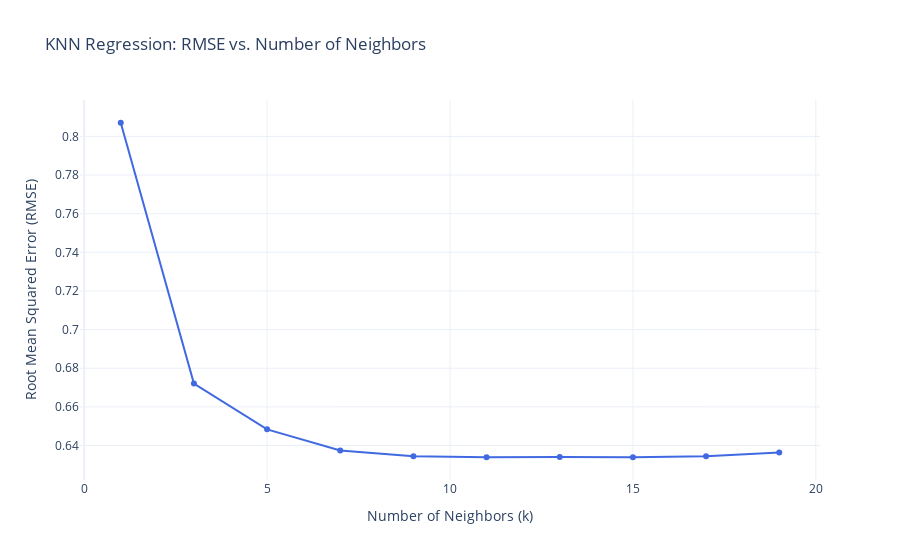

The cell this chart's notebook holds for it:
### Code cell
# And now with plotly!

import plotly.express as px

# Get all parameter combinations and scores from grid search
results = pd.DataFrame(grid_search.cv_results_)

# Group by 'param_n_neighbors' and take the best (max) mean_test_score for each k
# Since scores are negative MSE, higher (closer to 0) is better
k_values = param_grid['knn_reg__n_neighbors']
best_scores_per_k = []

for k in k_values:
    # Filter results for current k
    scores_k = results[results['param_knn_reg__n_neighbors'] == k]['mean_test_score']
    # Take the best score (max, since less negative is better)
    best_scores_per_k.append(scores_k.max())

# Convert negative MSE to RMSE (since MSE is negative, take -score then sqrt)
rmse_per_k = [np.sqrt(-score) for score in best_scores_per_k]

# Create a DataFrame for Plotly Express
data = pd.DataFrame({
    "Number of Neighbors (k)": k_values
    , "Root Mean Squared Error (RMSE)": rmse_per_k
})

# Create the line plot
fig = px.line(
    data
    , x="Number of Neighbors (k)"
    , y="Root Mean Squared Error (RMSE)"
    , markers=True
    , title="KNN Regression: RMSE vs. Number of Neighbors"
)

# Customize layout (optional)
fig.update_traces(line=dict(color="royalblue"))
fig.update_layout(
    xaxis_title="Number of Neighbors (k)"
    , yaxis_title="Root Mean Squared Error (RMSE)"
    , template="plotly_white"
)

# Show the plot
fig.show()

### Figure 1 — Plotly figure (JSON) as saved in the notebook; plotly's stock layout.template omitted (floating-point values rounded to 4 significant figures)
{"data": [{"hovertemplate": "Number of Neighbors (k)=%{x}<br>Root Mean Squared Error (RMSE)=%{y}<extra></extra>", "legendgroup": "", "line": {"color": "royalblue", "dash": "solid"}, "marker": {"symbol": "circle"}, "mode": "markers+lines", "name": "", "orientation": "v", "showlegend": false, "type": "scatter", "x": [1, 3, 5, 7, 9, 11, 13, 15, 17, 19], "xaxis": "x", "y": [0.8071, 0.6721, 0.6483, 0.6375, 0.6344, 0.6339, 0.634, 0.6339, 0.6345, 0.6364], "yaxis": "y"}], "layout": {"legend": {"tracegroupgap": 0}, "title": {"text": "KNN Regression: RMSE vs. Number of Neighbors"}, "xaxis": {"anchor": "y", "domain": [0, 1], "title": {"text": "Number of Neighbors (k)"}}, "yaxis": {"anchor": "x", "domain": [0, 1], "title": {"text": "Root Mean Squared Error (RMSE)"}}}}
